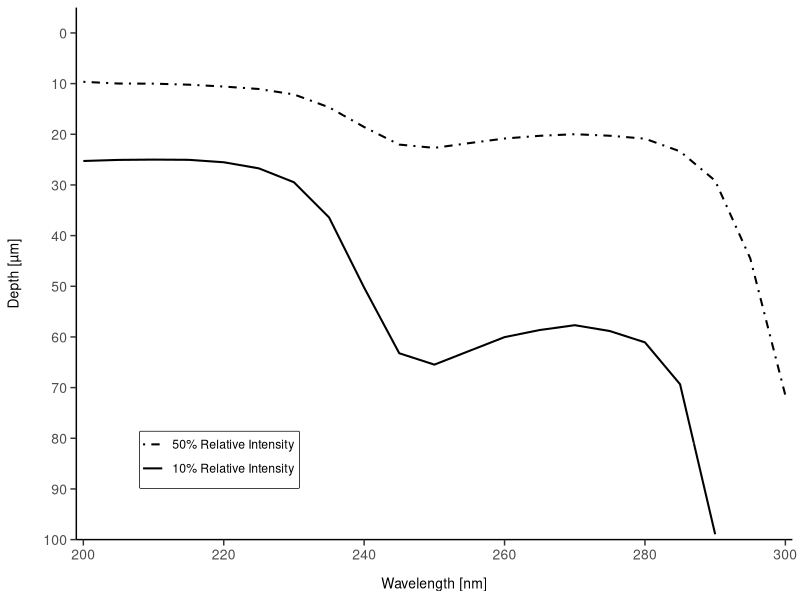
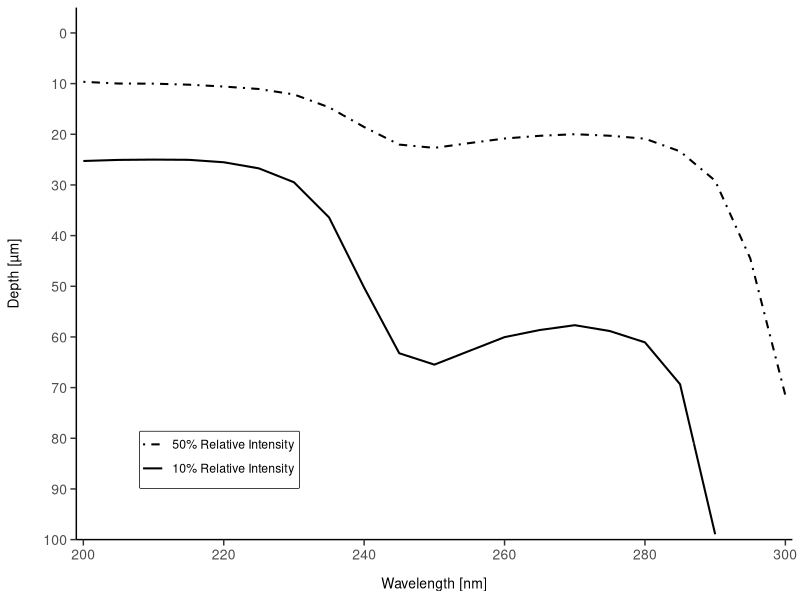

Source code (R) for these figures, in order:
library(tidyverse)

# load skin transmission dataset, skipping the first two lines and the third line is data, set header = FALSE
skin_t <- read.table("../data/MartinGuttmann_SkinRayTracingModel_2023_withSC.dat", header = FALSE, sep = "\t", , skip = 2)

# set new column names
colnames(skin_t) <- c("wavel", "depth", "relative_intensity", "relative_intensity_error")

# Split the data by wavelength and apply interpolation for each wavelength
data_list <- split(skin_t, skin_t$wavel)

# Create a new dataframe to store interpolated results
interpolated_data <- data.frame()

# Use the 'group_by' function to group data by wavelength, then 'summarize' to apply the interpolation to each group
interpolated_data <- skin_t %>%
  group_by(wavel) %>%
  summarize(
    depth_50 = approx(x = relative_intensity, y = depth, xout = 50)$y,
    depth_10 = approx(x = relative_intensity, y = depth, xout = 10)$y
  )

# Check the structure of the new dataframe
str(interpolated_data)

# Reshape the data from wide to long
long_data <- interpolated_data %>%
  pivot_longer(cols = starts_with("depth"),
               names_to = "intensity",
               values_to = "depth")

str(long_data)

# Create the line plot
skin_t_plot <- ggplot(long_data, aes(x = wavel, y = depth, linetype = intensity)) +
  geom_line(linewidth = 0.7) +
  scale_x_continuous(limits = c(200, 300), breaks = seq(200, 300, by = 20), expand = c(0, 1)) +
  scale_y_reverse(limits = c(100, -5), breaks = seq(0,100, by = 10), expand = c(0, 0)) +
  geom_hline(yintercept = c(16, 81), linetype = "dotted", color = "grey99", alpha = 0.3) + # Add dotted horizontal lines (for the sake of accurately creating the figure in biorender)
  scale_linetype_manual(values = c("depth_50" = "dotdash", "depth_10" = "solid"),
                        labels = c("50% Relative Intensity", "10% Relative Intensity"),
                        breaks = c("depth_50", "depth_10")) +
  labs(x = "Wavelength [nm]", 
       y = "Depth [µm]") +
  theme_classic() +
  theme(axis.title.x = element_text(size = 10, margin = margin(t = 10)), # Increase X axis label font size and add space
        axis.title.y = element_text(size = 10, margin = margin(r = 15)), 
        axis.text = element_text(size = 10),
        axis.ticks.length = unit(0.15, "cm"),
        legend.position = c(0.2, 0.15), 
        legend.title = element_blank(),
        legend.background = element_rect(colour = "white"),
        legend.box.background = element_rect(colour = "black", size = 1),
        legend.margin = margin(0,3,5,0),
        legend.box.margin = margin(0,0,0,0)
        )

skin_t_plot

ggsave(filename = "../figure image files/skin_transmission_based_on_Guttmann_data.svg", plot = skin_t_plot, units = "mm", width = 140, height = 100, bg = "transparent") # FYI, for some reason I  wasn't able to make the background transparent when saving as a png. Instead, I saved as an svg and manually deleted the white background using Inkscape.
# After creating this initial plot, I further edited it using biorender.com
